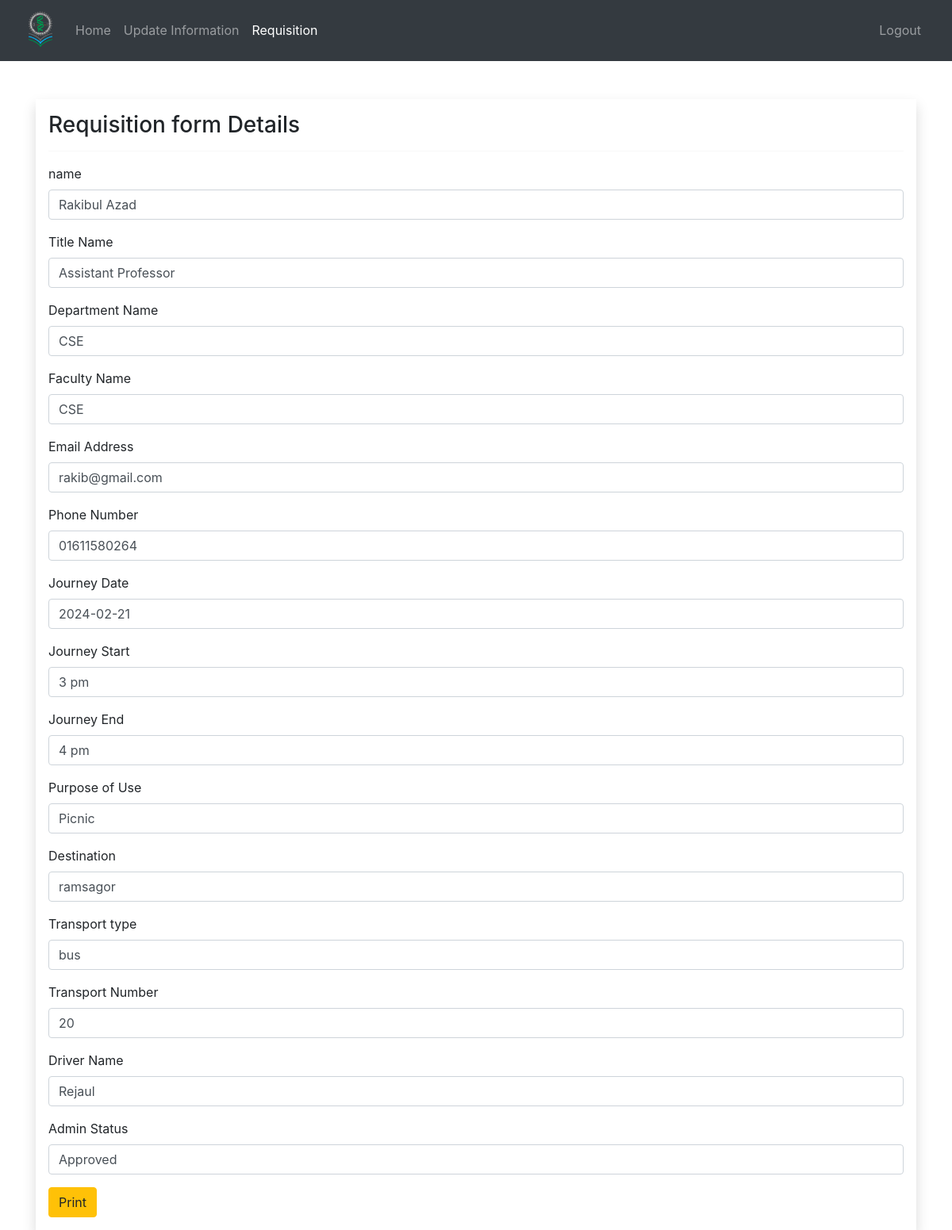
/Teacher/requisition_details.php?r_id=12 (signed in), run on the app's committed database.
### tables this page shows
CREATE TABLE `requisition` (
  `r_id` int(20) NOT NULL,
  `user_name` varchar(200) NOT NULL,
  `name` varchar(200) NOT NULL,
  `phone_number` varchar(200) NOT NULL,
  `d_name` varchar(200) NOT NULL,
  `f_name` varchar(200) NOT NULL,
  `email_address` varchar(200) NOT NULL,
  `j_date` varchar(200) NOT NULL,
  `j_start` varchar(200) NOT NULL,
  `j_end` varchar(200) NOT NULL,
  `p_use` varchar(512) NOT NULL,
  `destination` varchar(200) NOT NULL,
  `transport_type` varchar(200) NOT NULL,
  `transport_no` varchar(50) NOT NULL,
  `driver_name` varchar(200) NOT NULL,
  `title_name` varchar(200) NOT NULL,
  `status` varchar(200) NOT NULL
);

### Teacher/data/teacher.php (called while the page is built, shortened)
<?php
function getRequisitionById($id, $conn){
  $sql = "SELECT * FROM requisition
          WHERE r_id=?";
  $stmt = $conn->prepare($sql);
  $stmt->execute([$id]);
  if ($stmt->rowCount() == 1) {
    $requisition = $stmt->fetch();
    return $requisition;
  }else {
   return 0;
  }
}

### Teacher/requisition_details.php (the view, shortened to what this page needs)
<?php
if (isset($_SESSION['teacher_id']) &&
    isset($_SESSION['role'])&&
    isset($_GET['r_id'])) {
    if ($_SESSION['role'] == 'Teacher') {
       include "../DB_connection.php";
       include "data/teacher.php";
       $requisition_id = $_GET['r_id'];
       $requisition = getRequisitionById($requisition_id, $conn);
 ?>
<!DOCTYPE html>
<html lang="en">
<head>
	<link rel="stylesheet" href="https://cdn.jsdelivr.net/npm/bootstrap@5.2.0/dist/css/bootstrap.min.css">
	<link rel="stylesheet" href="../css/style.css">
  <link rel="stylesheet" href="https://cdnjs.cloudflare.com/ajax/libs/font-awesome/4.7.0/css/font-awesome.min.css">
  <link rel="stylesheet" href="https://maxcdn.bootstrapcdn.com/bootstrap/4.0.0/css/bootstrap.min.css">
  <link rel="stylesheet" href="https://cdnjs.cloudflare.com/ajax/libs/font-awesome/4.7.0/css/font-awesome.min.css">
  <link rel="stylesheet" type="text/css" href="./inc/print.css" media="print">
</head>
<body>
    <?php
        include "inc/navbar.php";
     ?>
     <div class="container mt-5">
        <form method="post"
              class="shadow w-900 p-3 "
              action="./previous-requisition.php">
        <h3>Requisition form Details</h3><hr>
        <div class="mb-3">
          <label class="form-label"> name</label>
          <input type="text"
                 class="form-control"
                 value="<?=$requisition['name']?>"
                 name="name">
        </div>
        <div class="mb-3">
            <label for="name" class="form-label">Title Name</label>
            <input type="text"
                  class="form-control"
                  value="<?= $requisition['title_name']?>"
                  name="title_name" >
        </div>
        <div class="mb-3">
            <label for="name" class="form-label">Department Name</label>
            <input type="text"
                  class="form-control"
                  value="<?= $requisition['d_name']?>"
                  name="d_name" >
        </div>
        <div class="mb-3">
            <label for="name" class="form-label">Faculty Name</label>
            <input type="text"
                  class="form-control"
                  value="<?= $requisition['f_name']?>"
                  name="f_name" >
        </div>
        <div class="mb-3">
            <label for="name" class="form-label">Email Address</label>
            <input type="text"
                  class="form-control"
                  value="<?= $requisition['email_address']?>"
                  name="email_address" >
        </div>
        <div class="mb-3">
            <label for="name" class="form-label">Phone Number</label>
            <input type="text"
                  class="form-control"
                  value="<?= $requisition['phone_number']?>"
                  name="phone_number" >
        </div>
        <div class="mb-3">
            <label for="name" class="form-label">Journey Date</label>
            <input type="text"
                  class="form-control"
                  value="<?= $requisition['j_date']  ?>"
                  name="j_date" >
        </div>
        <div class="mb-3">
            <label for="name" class="form-label">Journey Start</label>
            <input type="text"
                  class="form-control"
                  value="<?= $requisition['j_start']  ?>"
                  name="j_start" >
        </div>
        <div class="mb-3">
            <label for="name" class="form-label">Journey End</label>
            <input type="text"
                  class="form-control"
                  value="<?= $requisition['j_end']  ?>"
                  name="j_end" >
        </div>
        <div class="mb-3">
            <label for="cause" class="form-label">Purpose of Use</label>
            <input class="form-control" id="cause"
            name="cause"  value="<?= $requisition['p_use']?>"
            rows="3">
        </div>
        <div class="mb-3">
            <label for="name" class="form-label">Destination</label>
            <input type="text"
                  class="form-control"
                  value="<?= $requisition['destination']  ?>"
                  name="destination" >
        </div>
        <div class="mb-3">
            <label for="name" class="form-label">Transport type</label>
            <input type="text"
                  class="form-control"
                  value="<?= $requisition['transport_type']  ?>"
                  name="transport_type" >
        </div>
        <div class="mb-3">
            <label for="name" class="form-label">Transport Number</label>
            <input type="text"
                  class="form-control"
                  value="<?= $requisition['transport_no']  ?>"
                  name="transport_no" >
        </div>
        <div class="mb-3">
            <label for="name" class="form-label">Driver Name</label>
            <input type="text"
                  class="form-control"
                  value="<?= $requisition['driver_name']  ?>"
                  name="driver_name" >
        </div>
        <div class="mb-3">
            <label for="name" class="form-label">Admin Status</label>
            <input type="text"
                  class="form-control"
                  value="<?= $requisition['status']  ?>"
                  name="status" >
        </div>
        <div>
            <button onclick="window.print();" class="btn btn-warning" id="print-print">Print</button>
        </div>
     </form>
     </div>
</body>
</html>
<?php
  }else {
    header("Location: student.php");
    exit;
  }
}else {
	header("Location: student.php");
	exit;
}
?>

### data on the page
requisition: name "Rakibul Azad", title_name "Assistant Professor", d_name "CSE", f_name "CSE", email_address "rakib@gmail.com", phone_number "01611580264", j_date "2024-02-21", j_start "3 pm", j_end "4 pm", cause "Picnic", destination "ramsagor", transport_type "bus", transport_no "20", driver_name "Rejaul", status "Approved"
